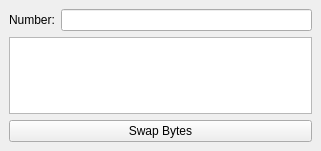
<?xml version="1.0" encoding="UTF-8"?>
<ui version="4.0">
 <class>MainWindow</class>
 <widget class="QMainWindow" name="MainWindow">
  <property name="geometry">
   <rect>
    <x>0</x>
    <y>0</y>
    <width>321</width>
    <height>151</height>
   </rect>
  </property>
  <property name="windowTitle">
   <string>MainWindow</string>
  </property>
  <widget class="QWidget" name="centralwidget">
   <layout class="QGridLayout" name="gridLayout">
    <item row="0" column="0">
     <layout class="QVBoxLayout" name="verticalLayout">
      <item>
       <layout class="QHBoxLayout" name="horizontalLayout">
        <item>
         <widget class="QLabel" name="label">
          <property name="text">
           <string>Number:</string>
          </property>
         </widget>
        </item>
        <item>
         <widget class="QLineEdit" name="lineEdit"/>
        </item>
       </layout>
      </item>
      <item>
       <widget class="QTextBrowser" name="textBrowser"/>
      </item>
      <item>
       <widget class="QPushButton" name="pushButton">
        <property name="text">
         <string>Swap Bytes</string>
        </property>
       </widget>
      </item>
     </layout>
    </item>
   </layout>
  </widget>
 </widget>
 <resources/>
 <connections/>
</ui>
